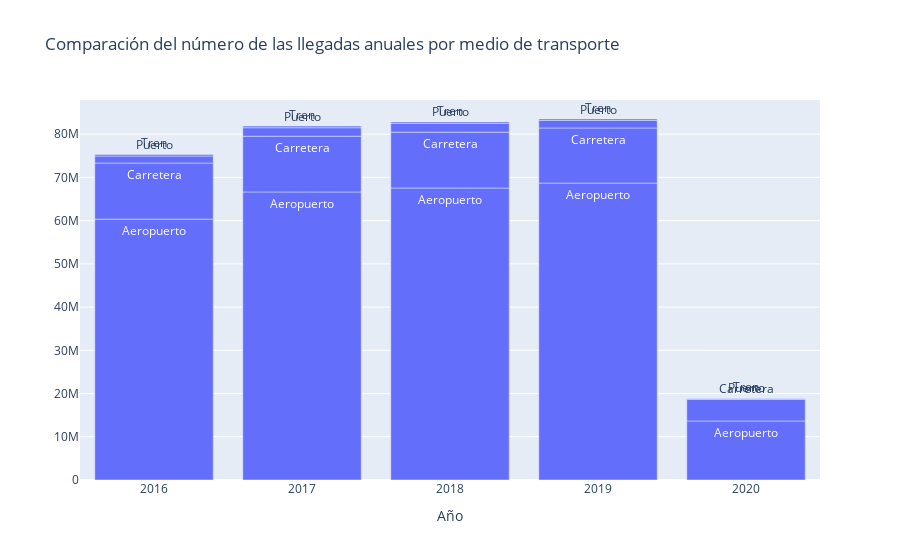

This figure's notebook cell:
### Code cell
# # prepare data frame
total_llegadas
total_perno

# import graph objects as "go"

import plotly.graph_objs as go

# # Creating trace1
trace1 = go.Bar(x=total_llegadas.periodo ,y=total_llegadas.Total, name= 'Número de llegadas', text =total_llegadas.Medios_de_transporte, marker =dict(color='rgba (109, 192,143)'))



# # Creating trace2
# trace2 = go.Scatter(x=df.world_rank,y=df.citations, name= 'citations', text = df.university_name, marker= ('color:#6DC08F))

data22 = [trace1]

layout = dict(title = 'Comparación del número de las llegadas anuales por medio de transporte',
             xaxis= dict(title= 'Año',ticklen= 10,zeroline= False)
            )

fig = go.Figure(dict(data=data22, layout=layout))

iplot(fig)

### Figure 1 — Plotly figure (JSON) as saved in the notebook; plotly's stock layout.template omitted (floating-point values rounded to 4 significant figures)
{"data": [{"marker": {"color": "rgba (109, 192,143)"}, "name": "Número de llegadas", "text": ["Aeropuerto", "Aeropuerto", "Aeropuerto", "Aeropuerto", "Aeropuerto", "Carretera", "Carretera", "Carretera", "Carretera", "Carretera", "Puerto", "Puerto", "Puerto", "Puerto", "Tren", "Tren", "Tren", "Tren", "Puerto", "Tren"], "type": "bar", "x": [2019, 2018, 2017, 2016, 2020, 2016, 2018, 2017, 2019, 2020, 2018, 2017, 2019, 2016, 2017, 2016, 2019, 2018, 2020, 2020], "y": [68691898, 67545674, 66639515, 60343653, 13657664, 12973078, 12912411, 12889671, 12749717, 4961729, 2012087, 1965673, 1720782, 1635428, 373662, 362849, 346756, 338242, 223310, 90399]}], "layout": {"title": {"text": "Comparación del número de las llegadas anuales por medio de transporte"}, "xaxis": {"ticklen": 10, "title": {"text": "Año"}, "zeroline": false}}}
